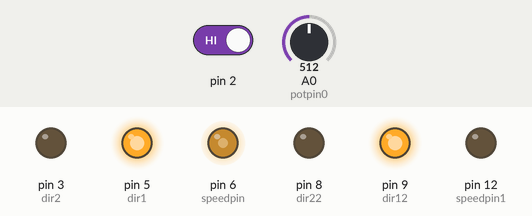
Simulated run of this sketch. Board: Arduino Uno, built with avr-gcc and run on an emulated ATmega328P. Parts: output pins drawn as LEDs (lit = HIGH). The inputs (shaded band) are chosen by the test bench; at power-on: A0 (potpin0) = 512, pin 2 HIGH.

Above: at 1.3 s.
1.4 s: A0 (potpin0) set to 716
At 2.5 s:
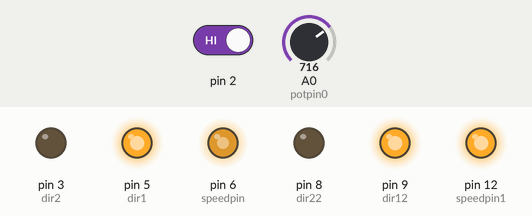
3.0 s: pin 2 driven LOW
At 4.1 s:
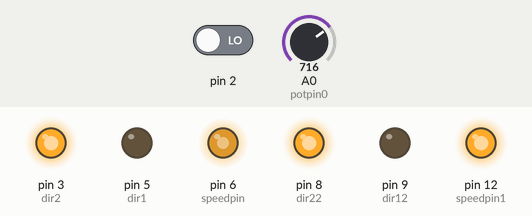
4.5 s: A0 (potpin0) set to 900
At 5.7 s:
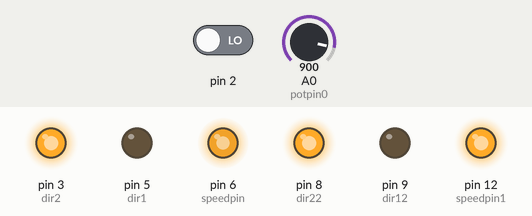
6.1 s: pin 2 driven HIGH
At 7.3 s:
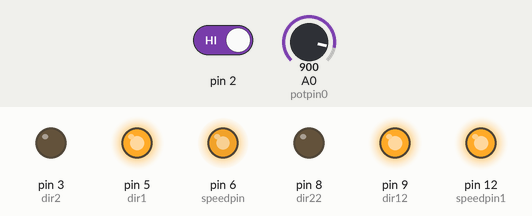
7.6 s: A0 (potpin0) set to 122
At 8.9 s:
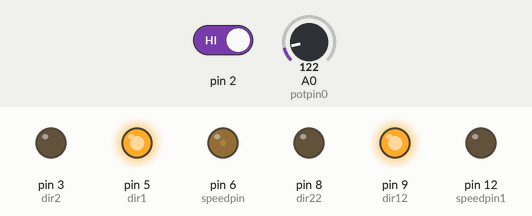
9.2 s: pin 2 driven LOW
At 10.6 s:
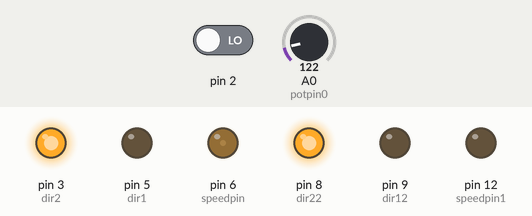
Timing chart, 0 to 11.7 s (numbered marks = the images above; inputs shaded):
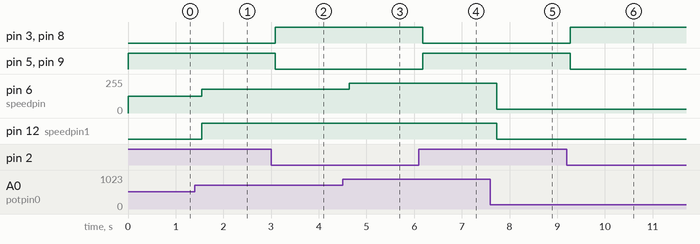

Measured:
- after the input at 1.4 s, pin 6 (speedpin): 127/255 → 178/255 after 0.15 s; pin 12 (speedpin1): LOW → HIGH after 0.15 s
- after the input at 3.0 s, pin 3 (dir2), pin 8 (dir22): LOW → HIGH after 0.09 s; pin 5 (dir1), pin 9 (dir12): HIGH → LOW after 0.09 s
- after the input at 4.5 s, pin 6 (speedpin): 178/255 → 224/255 after 0.14 s
- after the input at 6.1 s, pin 3 (dir2), pin 8 (dir22): HIGH → LOW after 0.08 s; pin 5 (dir1), pin 9 (dir12): LOW → HIGH after 0.08 s
- after the input at 7.6 s, pin 6 (speedpin): 224/255 → 30/255 after 0.13 s; pin 12 (speedpin1): HIGH → LOW after 0.13 s
- after the input at 9.2 s, pin 3 (dir2), pin 8 (dir22): LOW → HIGH after 0.07 s; pin 5 (dir1), pin 9 (dir12): HIGH → LOW after 0.07 s

The sketch:

H-bridge_driver.ino
```cpp
int speedpin=6;
int speedpin1=12;
int dir1=5;
int dir2=3;
int dir12=9;
int dir22=8;
int mspeed=255;
int potpin0 = A0;
int val1;
int buttonState = 0;

void setup() {
pinMode(2, INPUT);
pinMode(speedpin,OUTPUT);
pinMode(dir1,OUTPUT);
pinMode(dir2,OUTPUT);
pinMode(speedpin1,OUTPUT);
pinMode(dir12,OUTPUT);
pinMode(dir22,OUTPUT);
Serial.begin(96000);
}

void loop() {
  buttonState = digitalRead(2);

  if (buttonState == LOW) {

    digitalWrite(dir1,LOW);
    digitalWrite(dir2,HIGH);
    digitalWrite(dir12,LOW);
    digitalWrite(dir22,HIGH);
    val1 = analogRead(potpin0);
    val1 = map(val1, 0, 1023, 0, 255);
    analogWrite(speedpin,val1);
    analogWrite(speedpin1,val1);
    delay(15);
  } else {

    digitalWrite(dir1,HIGH);
    digitalWrite(dir2,LOW);
    digitalWrite(dir12,HIGH);
    digitalWrite(dir22,LOW);
    val1 = analogRead(potpin0);
    val1 = map(val1, 0, 1023, 0, 255);
    analogWrite(speedpin,val1);
    analogWrite(speedpin1,val1);
    delay(15);
  }
  delay(500);
}
```
